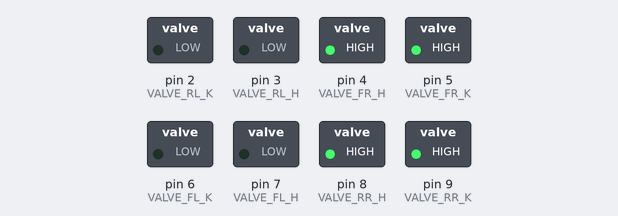
Simulated run of this sketch. Board: Arduino Uno, built for the host (arithmetic inside an expression is 32-bit, double 64-bit). On the bench: switched loads named in the sketch (green lamp = pin HIGH).

Above: at 0.5 s.
At 1.5 s:
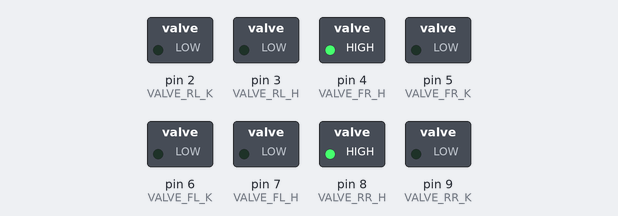
At 3.5 s:
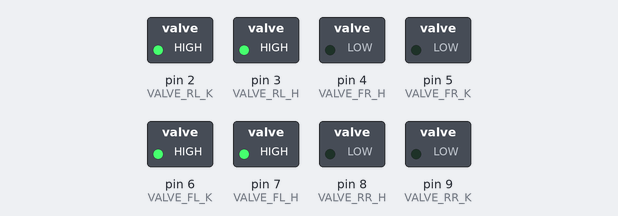
At 4.5 s:
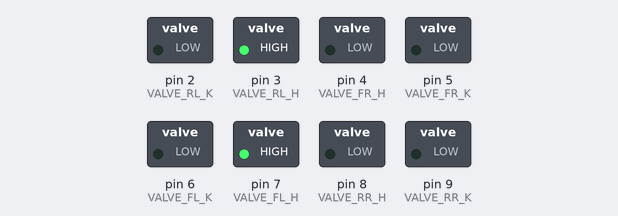
At 5.5 s:
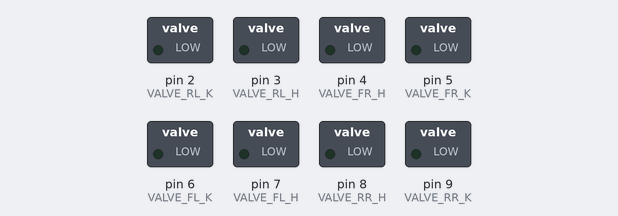
Timing chart, 0 to 7.8 s (numbered marks = the images above):
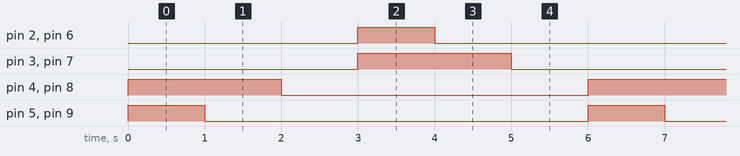

The sketch:

Embedded.ino
```cpp
#include <math.h>
#include <Adafruit_MPU6050.h>

#define COMMAND_BYTES_LEN 4
#define OBSERVATION_BYTES_LEN 24

#define CONTROL_DELAY 500

//0
#define VALVE_RL_K 2
#define VALVE_RL_H 3
//1
#define VALVE_FR_H 4
#define VALVE_FR_K 5
//2
#define VALVE_FL_K 6
#define VALVE_FL_H 7
//3
#define VALVE_RR_K 9
#define VALVE_RR_H 8

typedef union {
    float floatingPoint;
    byte binary[4];
} binaryFloat;


static Adafruit_MPU6050 mpu;

#define MPU6050_I2C_ADDRESS 0x68
#define FREQ  20.0 // sample freq in Hz
#define gSensitivity 131

static float ax, ay, az;
static float pitch = 0.0, yaw = 0.0, roll = 0.0;
static float gyrXoffs, gyrYoffs, gyrZoffs;

static unsigned long start_time = 0;

void calibrate()
{
    float xSum = 0.0, ySum = 0.0, zSum = 0.0;
 	sensors_event_t a, g, temp;

    for (int x = 0; x < 100; x++)
    {
        mpu.getEvent(&a, &g, &temp);
        //delay(10);

        xSum += g.gyro.x;
        ySum += g.gyro.y;
        zSum += g.gyro.z;
    }

    gyrXoffs = xSum / 100;
    gyrYoffs = ySum / 100;
    gyrZoffs = zSum / 100;
}

void init_robot(void)
{
    pinMode(VALVE_RR_K, OUTPUT);
    pinMode(VALVE_RR_H, OUTPUT);
    pinMode(VALVE_FR_H, OUTPUT);
    pinMode(VALVE_FR_K, OUTPUT);
    pinMode(VALVE_FL_K, OUTPUT);
    pinMode(VALVE_FL_H, OUTPUT);
    pinMode(VALVE_RL_H, OUTPUT);
    pinMode(VALVE_RL_K, OUTPUT);

    /*
 	mpu.setAccelerometerRange(MPU6050_RANGE_16_G);
 	mpu.setGyroRange(MPU6050_RANGE_250_DEG);
 	mpu.setFilterBandwidth(MPU6050_BAND_21_HZ);
    calibrate();
    */

    /*
    TCCR3A = 0;
    TCCR3B = 0;
    TCNT3 = 0;

    // 2 Hz (16000000/((31249+1)*256))
    OCR3A = 6250;

    // CTC
    TCCR3B |= (1 << WGM32);
    // Prescaler 256
    TCCR3B |= (1 << CS32);
    // Output Compare Match A Interrupt Enable
    TIMSK3 |= (1 << OCIE3A);
    Serial.print("Reset successful\n");

    interrupts();
    start_time = micros();
    */
}


void setup()
{
    Serial.begin(115200);
    init_robot();
}

int seq[] = {0, 1};
int lasti = 0;

void release_ik(int i)
{
    if((i == 1) || (i == 2))
        digitalWrite(2+(lasti * 2), LOW);
    else
        digitalWrite(2+(lasti * 2)+1, LOW);
}

void release_ih(int i)
{
    if((i == 0) || (i == 3))
        digitalWrite(2+(lasti * 2), LOW);
    else
        digitalWrite(2+(lasti * 2)+1, LOW);
}

void loop()
{
    for(int i=0; i < 2; i++)
    {
        switch (seq[i]) {
            case 0:
                digitalWrite(VALVE_RR_K, HIGH);
                digitalWrite(VALVE_FR_K, HIGH);
                digitalWrite(VALVE_RR_H, HIGH);
                digitalWrite(VALVE_FR_H, HIGH);
                delay(1000);
                digitalWrite(VALVE_RR_K, LOW);
                digitalWrite(VALVE_FR_K, LOW);
                delay(1000);
                digitalWrite(VALVE_RR_H, LOW);
                digitalWrite(VALVE_FR_H, LOW);

            break;
            case 1:
                digitalWrite(VALVE_RL_K, HIGH);
                digitalWrite(VALVE_RL_H, HIGH);
                digitalWrite(VALVE_FL_K, HIGH);
                digitalWrite(VALVE_FL_H, HIGH);
                delay(1000);
                digitalWrite(VALVE_RL_K, LOW);
                digitalWrite(VALVE_FL_K, LOW);
                delay(1000);
                digitalWrite(VALVE_RL_H, LOW);
                digitalWrite(VALVE_FL_H, LOW);

            break;
        }
        delay(1000);

    }

    /*if (Serial.available() > 0) {
        long myInt = Serial.parseInt(SKIP_WHITESPACE);
        if(myInt != -1)
        {
            // prints the received integer
            Serial.print("I received: ");
            Serial.println(myInt);
        }
    }*/
    // digitalW
    // unsigned long old_start_time = start_time;
    // start_time = micros();
    // digitalWrite(3, digitalRead(3) ^ 1);
    // //sensors_event_t a, g, temp;
    // //mpu.getEvent(&a, &g, &temp);

    // // angles based on accelerometer
    // ax = 0;//a.acceleration.x;
    // ay = 0;//a.acceleration.y;
    // az = 0;//a.acceleration.z;

    // // angles based on gyro (deg/s)
    // float dt = float(start_time - old_start_time);

    // roll  = roll  + (0 - gyrXoffs) *180 / M_PI * dt / 1.0e6;
    // pitch = pitch - (0 - gyrYoffs) *180 / M_PI * dt / 1.0e6;
    // yaw   = yaw   + (0 - gyrZoffs) *180 / M_PI * dt / 1.0e6; // helplessly drifting away through time

    // float gravity_pitch = atan2(ax, sqrt(pow(ay, 2) + pow(az, 2))) * 180 / M_PI;
    // float gravity_roll  = atan2(ay, sqrt(pow(ax, 2) + pow(az, 2))) * 180 / M_PI;
    // float gravity_yaw   = atan2(az, sqrt(pow(ax, 2) + pow(az, 2))) * 180 / M_PI;
    // // complementary filter, tau = DT*(A)/(1-A) = 0.48sec
    // roll  = roll  * 0.96 + gravity_roll  * 0.04;
    // pitch = pitch * 0.96 + gravity_pitch * 0.04;

    // unsigned int st = 20 - (micros() - start_time) / 1000;
    // delay(st);
}


void comm()
{/*
    if (Serial.available() > 0) {
        long myInt = Serial.parseInt(SKIP_ALL);

        // prints the received integer
        Serial.print("I received: ");
        Serial.println(myInt);
    }*/
    // digitalWrite(4, digitalRead(4) ^ 1);

    // uint32_t command = 0;

    // digitalWrite(8, LOW);
    // while(Serial.available() > 0) // Always take the last order sent (consisting of 4 bytes)
    // {
    //     digitalWrite(8, HIGH);
    //     command = Serial.parseInt(SKIP_ALL, '\n');
    //     Serial.println(command);
    // }
    // // while(Serial.available())
    //     Serial.read();
    //uint32_t command = (command_bytes[3] << 8*3) | (command_bytes[2] << 8*2) | (command_bytes[1] << 8) | command_bytes[0];

    // if((command >> 26) == 0b10)
    // {
    //     init_robot();
    //     return;
    // }
    // else if((command >> 26) == 0b1)
    // {
    //     digitalWrite(5, digitalRead(5) ^ 1);
    //     //digitalWrite(5, (command >> 0) & 1);
    //     digitalWrite(6, (command >> 1) & 1);
    //     digitalWrite(7, (command >> 2) & 1);
    // }

    uint8_t observation[4] = {0, 0, 0, 0};
    binaryFloat observationf[6];
    observationf[0].floatingPoint = ax;
    observationf[1].floatingPoint = ay;
    observationf[2].floatingPoint = az;

    observationf[3].floatingPoint = roll;
    observationf[4].floatingPoint = pitch;
    observationf[5].floatingPoint = yaw; // better not to use this one

    /*Serial.print("start\n");
    Serial.write(observation, 4);
    for (int i = 0; i < 6; i++)
        Serial.write(observationf[i].binary, 4);*/
}

ISR(TIMER3_COMPA_vect)
{
    TCNT3 = 0;
    comm();
}
```

Measured:
- by itself, pin 2 (VALVE_RL_K), pin 5 (VALVE_FR_K), pin 6 (VALVE_FL_K), pin 9 (VALVE_RR_K): alternates HIGH for 1.0 s and LOW for 5.0 s
- by itself, pin 3 (VALVE_RL_H), pin 4 (VALVE_FR_H), pin 7 (VALVE_FL_H), pin 8 (VALVE_RR_H): alternates HIGH for 2.0 s and LOW for 4.0 s
- by itself, everything shown: repeats every 6.0 s, in 6 steps
